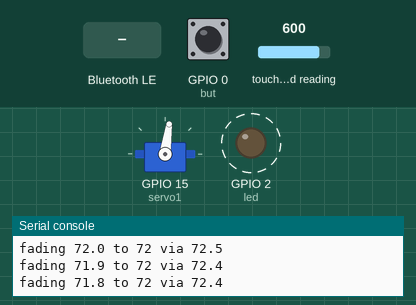
Simulated run of this program. Board: ESP32 board running MicroPython. On the bench: servo, output pins drawn as LEDs (lit = HIGH), the last lines printed to the serial console. Dashed ring = blinking. The inputs (shaded band) are chosen by the test bench; at power-on: GPIO 0 (but) HIGH, touch-pad reading 600. Nothing arrives over Bluetooth unless stated; servo angles are drawn from the pulse width (0.5 ms = 0°, 2.5 ms = 180°); library files of the repository ran but are not shown: hcsr04.py.

Above: at 2.45 s.
2.5 s: "servo_L" written over Bluetooth
At 3.7 s:
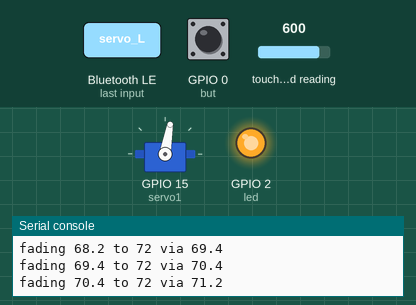
4.5 s: GPIO 0 (but) pulled LOW for 0.15 s
At 5.7 s:
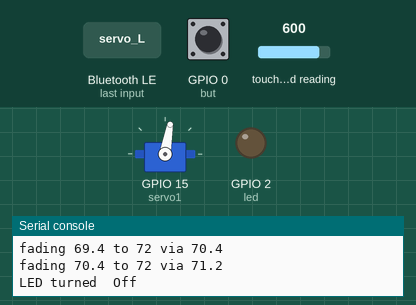
6.1 s: "servo_L" written over Bluetooth
At 6.27 s:
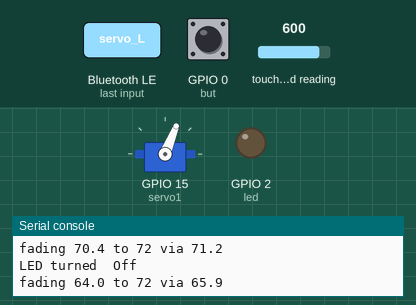
9.6 s: GPIO 0 (but) pulled LOW for 1 s
At 11.0 s:
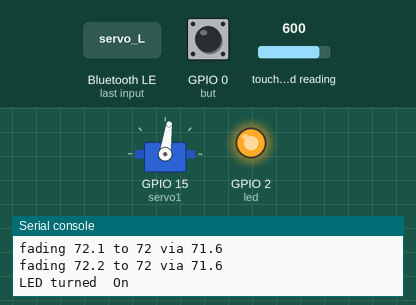
12.1 s: GPIO 0 (but) pulled LOW for 3.2 s
At 12.9 s:
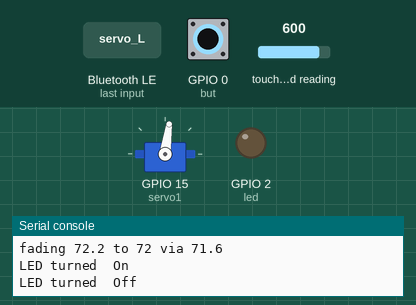
Timing chart, 0 to 15.1 s (numbered marks = the images above; inputs shaded):
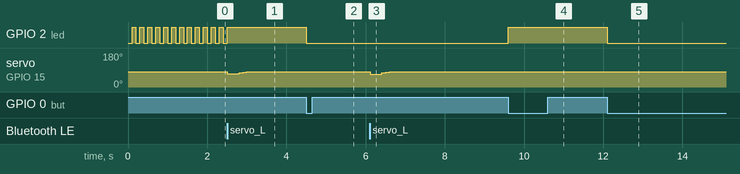

Measured:
- after the input at 2.5 s, GPIO 2 (led): goes on until 2.5 s, then stays HIGH; servo on GPIO 15 (servo1): 82° → 69° at once, → 76° 0.30 s later, → 78° 0.10 s later, → 80° 0.10 s later
- after the input at 4.5 s, GPIO 2 (led): HIGH → LOW at once
- after the input at 6.1 s, servo on GPIO 15 (servo1): 80° → 68° at once, → 76° 0.28 s later, → 78° 0.10 s later, → 80° 0.10 s later, … (5 changes in this stretch)
- after the input at 9.6 s, GPIO 2 (led): LOW → HIGH at once
- after the input at 12.1 s, GPIO 2 (led): HIGH → LOW at once
- by itself, GPIO 2 (led): alternates HIGH for 0.10 s and LOW for 0.10 s

The program:

main.py
```python
# Bluetooth Low Energy with Servo.
# Pin setup: Servo IS DISCONNECTED HERE.    red to +5V (VIN),  black to Ground, signal (white or yellow) to D15
# Pin setup hc-sr04.py red-vcc->3.3v, black-gnd->gnd, white-Trig->D13, brown-Echo-> D12
from machine import Pin, PWM
from time import sleep_ms
from servosguy import Servo
from esp32_ble import ESP32_BLE
from hcsr04 import HCSR04
from machine import Pin, I2C, TouchPad
import sys

touch5 = TouchPad(Pin(32))
led = Pin(2, Pin.OUT)
but = Pin(0, Pin.IN)
ble = ESP32_BLE("ESP32BLE")
debug = True
debug_to_ble = True

def maindebug(str):
    if debug:
        print(str)
        if debug_to_ble and ble.is_connected:
            ble.send(str)

servo1 = Servo(15, True, maindebug, 72, 28, 120)  # create a servo instance.
dist_sensor = HCSR04(trigger_pin=13, echo_pin=12, echo_timeout_us=1000000)  # red=5v, black=gnd, D13, D12
print('main program start after boot. with BLE Stop support')

def buttons_irq(pin):
    toggle_led()


def toggle_led():  # this shows Android can control your device.
    led.value(not led.value())
    if led.value():
        s = ' On'
    else:
        s = ' Off'
    s = 'LED turned ' + s
    maindebug(s)

def toggle_debug():
    global debug_to_ble
    if debug_to_ble:
        maindebug(f'set debug to : {not debug_to_ble}')
        debug_to_ble = not debug_to_ble
    else:
        debug_to_ble = not debug_to_ble
        maindebug(f'set debug to : {debug_to_ble}')

but.irq(trigger=Pin.IRQ_FALLING, handler=buttons_irq)
try:
  threshold5=[]
  for i in range(12): #This loop initializes the capacitive pin,
      #It creates an average which serves as benchmark for checking
      #whether or not the pin was touched.
      threshold5.append(touch5.read())
      sleep_ms(100)
  threshold5 = sum(threshold5)//len(threshold5)

  touch5_on=False
  while True:
    bmsg = ble.msg
    touch5ratio = touch5.read()/threshold5  #read the pin and calculate ratio
    if 0.4 < touch5ratio <0.95 and touch5_on == False:
        #this means a touch.
        maindebug("clementine")
        touch5_on = True
    elif (touch5ratio >=0.95 or touch5ratio<=0.4) and touch5_on == True:
        touch5_on = False

    ble.msg = ""  # this way we will not repeat acting on the message multiple times.
    if bmsg == 'read_LED':  # phone is trying to read the Led state.
        maindebug('LED is ON.' if led.value() else 'LED is OFF')
    # servo section.
    elif bmsg == 'servo_R':
        servo1.right(7)
    elif bmsg == 'servo_L':
        servo1.left(7)
    elif bmsg == 'tog_led':  # phone is trying to toggle the led
        toggle_led()
    # ultrasonic section
    elif bmsg == 'get_dist':  # phone requests distance
        ble.send(f'distance is: {round(dist_sensor.distance_cm(), 1)}')
    elif bmsg == 'debug':
        toggle_debug()
    # enable program close
    elif bmsg == 'stop':
        # even after main loop is exited.
        # How about the servo?
        # OPEN an REPL and notice how the servoe "alive" timer keeps printing.
        # So part of the program is still running.
        servo1.stoptimers()
        servo1 = None
        ble.send('stopping main loop')
        ble.ble.active(False)  # without this BLE would still function and accept connections
        sys.exit() # = None  # This will stop the servo
        break  # this effectively exits the main program loop.
        # but is the program really stopped? It's not!!!

    sleep_ms(50)  # Blocking code

except KeyboardInterrupt:
  pass
```

servosguy.py
```python
from machine import Pin, PWM
from machine import Timer
import time
import math
import esp32_ble

class Servo:
    # note that center does not have to be average, center should be used for Trimming (fine tuning of the model centerpoint).
    def __init__(self, pinNum, fade=False, debug_function=None, center=72, min=28, max=120):
        self.pwm = PWM(Pin(pinNum), freq=50)
        self.min, self.max, self.center = min, max, center  # duty between about 40 and 115 (some take 28 to 120 and more).
        self.debug = debug_function
        self.laststep_time = time.ticks_ms()
        self.debug(f'servo init. time is {self.laststep_time}')
        self.position = self.pwm.duty()  # position will be a float for fading purposes.
        self.goto(self.center)  # sometimes initial duty is 512... ? ? !

        if fade:
            self.tim = Timer(2)
            self.tim.init(period=100, mode=Timer.PERIODIC, callback=lambda t: self.fade())
        # if self.debug is not None:
        #     self.tim2 = Timer(3)  # working with multiple timers, we need to assign timer to a different hardware timer.
        #     self.tim2.init(period=2000, mode=Timer.PERIODIC, callback=lambda t: self.printalive())

    def goto(self, target, is_internal=False):
        if target > self.max:
            target = self.max
        elif target < self.min:
            target = self.min

        self.position = target  # in case someone other than fade, moved the servo.
        target = int(round(target, 0))

        if is_internal or time.ticks_ms() - self.laststep_time > 230:  # only fade if user stopped sending steps
            #self.mydebug(f'{time.ticks_ms()} DUTY IS {self.pwm.duty()} move to {target}')
                #time.sleep_ms(100)  # Blocking code
            self.pwm.duty(target)

    # def printalive(self):
    #     self.mydebug(f'{time.ticks_ms()}: servo alive')

    def fade(self):  # fades the servo back to center (called by timer)
        prevpos = self.position  # for debugging
        self.position += 0.18 * (self.center - prevpos)  # self.center + 0.9*(self.center - prevpos)
        if self.position > self.center:
            self.position -=0.5
        else:
            self.position +=0.5
        if (math.fabs(self.position - self.center) > 0.35):  # we only want to make a move if it is meaningful.
            self.mydebug(f'fading {prevpos:.1f} to {self.center} via {self.position:.1f}')
            self.goto(self.position)

    def right(self, step):
        self.laststep_time = time.ticks_ms()
        current = self.pwm.duty()
        if current < self.center:
            current = self.center
        self.goto(current + step,True)  # we can read the current servo position and use it

    def left(self, step):
        current = self.pwm.duty()
        if current > self.center:
            current = self.center
        self.laststep_time = time.ticks_ms()
        self.goto(current - step,True)

    def mydebug(self, str):
        if self.debug is not None:
            self.debug(str)


    def stoptimers(self):
        if self.tim is not None:
            self.tim.deinit()
        # if self.tim2 is not None:
        #     self.tim2.deinit()
        self.debug('tried stopping timers')
```

esp32_ble.py
```python
from machine import Pin, PWM
from machine import Timer
import ubluetooth


class ESP32_BLE():
    def __init__(self, name):
        # Create internal objects for the onboard LED
        # blinking when no BLE device is connected
        # stable ON when connected
        self.led = Pin(2, Pin.OUT)
        self.timer1 = Timer(0)
        self.msg = ""
        self.name = name
        self.ble = ubluetooth.BLE()
        self.ble.active(True)
        self.disconnected()
        self.ble.irq(self.ble_irq)
        self.register()
        self.advertiser()
        self.is_connected = False

    def connected(self):
        self.is_connected = True
        self.led.value(1)
        self.timer1.deinit()

    def disconnected(self):
        self.is_connected = False
        self.timer1.init(period=100, mode=Timer.PERIODIC, callback=lambda t: self.led.value(not self.led.value()))

    def ble_irq(self, event, data):
        # global ble_msg

        if event == 1:  # _IRQ_CENTRAL_CONNECT:
            # A central has connected to this peripheral
            self.connected()

        elif event == 2:  # _IRQ_CENTRAL_DISCONNECT:
            # A central has disconnected from this peripheral.
            self.advertiser()
            self.disconnected()

        elif event == 3:  # _IRQ_GATTS_WRITE:
            # A client has written to this characteristic or descriptor.
            buffer = self.ble.gatts_read(self.rx)
            self.msg = buffer.decode('UTF-8').strip()

    def register(self):
        # Nordic UART Service (NUS)
        NUS_UUID = '6E400001-B5A3-F393-E0A9-E50E24DCCA9E'
        RX_UUID = '6E400002-B5A3-F393-E0A9-E50E24DCCA9E'
        TX_UUID = '6E400003-B5A3-F393-E0A9-E50E24DCCA9E'

        BLE_NUS = ubluetooth.UUID(NUS_UUID)
        BLE_RX = (ubluetooth.UUID(RX_UUID), ubluetooth.FLAG_WRITE)
        BLE_TX = (ubluetooth.UUID(TX_UUID), ubluetooth.FLAG_NOTIFY)

        BLE_UART = (BLE_NUS, (BLE_TX, BLE_RX,))
        SERVICES = (BLE_UART,)
        ((self.tx, self.rx,),) = self.ble.gatts_register_services(SERVICES)

    def send(self, data):
        self.ble.gatts_notify(0, self.tx, data + '\n')

    def advertiser(self):
        name = bytes(self.name, 'UTF-8')
        adv_data = bytearray('\x02\x01\x02') + bytearray((len(name) + 1, 0x09)) + name
        self.ble.gap_advertise(100, adv_data)
        print(adv_data)
        print("\r\n")
        # adv_data
        # raw: 0x02010209094553503332424C45
        # b'\x02\x01\x02\t\tESP32BLE'
        #
        # 0x02 - General discoverable mode
        # 0x01 - AD Type = 0x01
        # 0x02 - value = 0x02

        # https://jimmywongiot.com/2019/08/13/advertising-payload-format-on-ble/
        # https://docs.silabs.com/bluetooth/latest/general/adv-and-scanning/bluetooth-adv-data-basics
```
